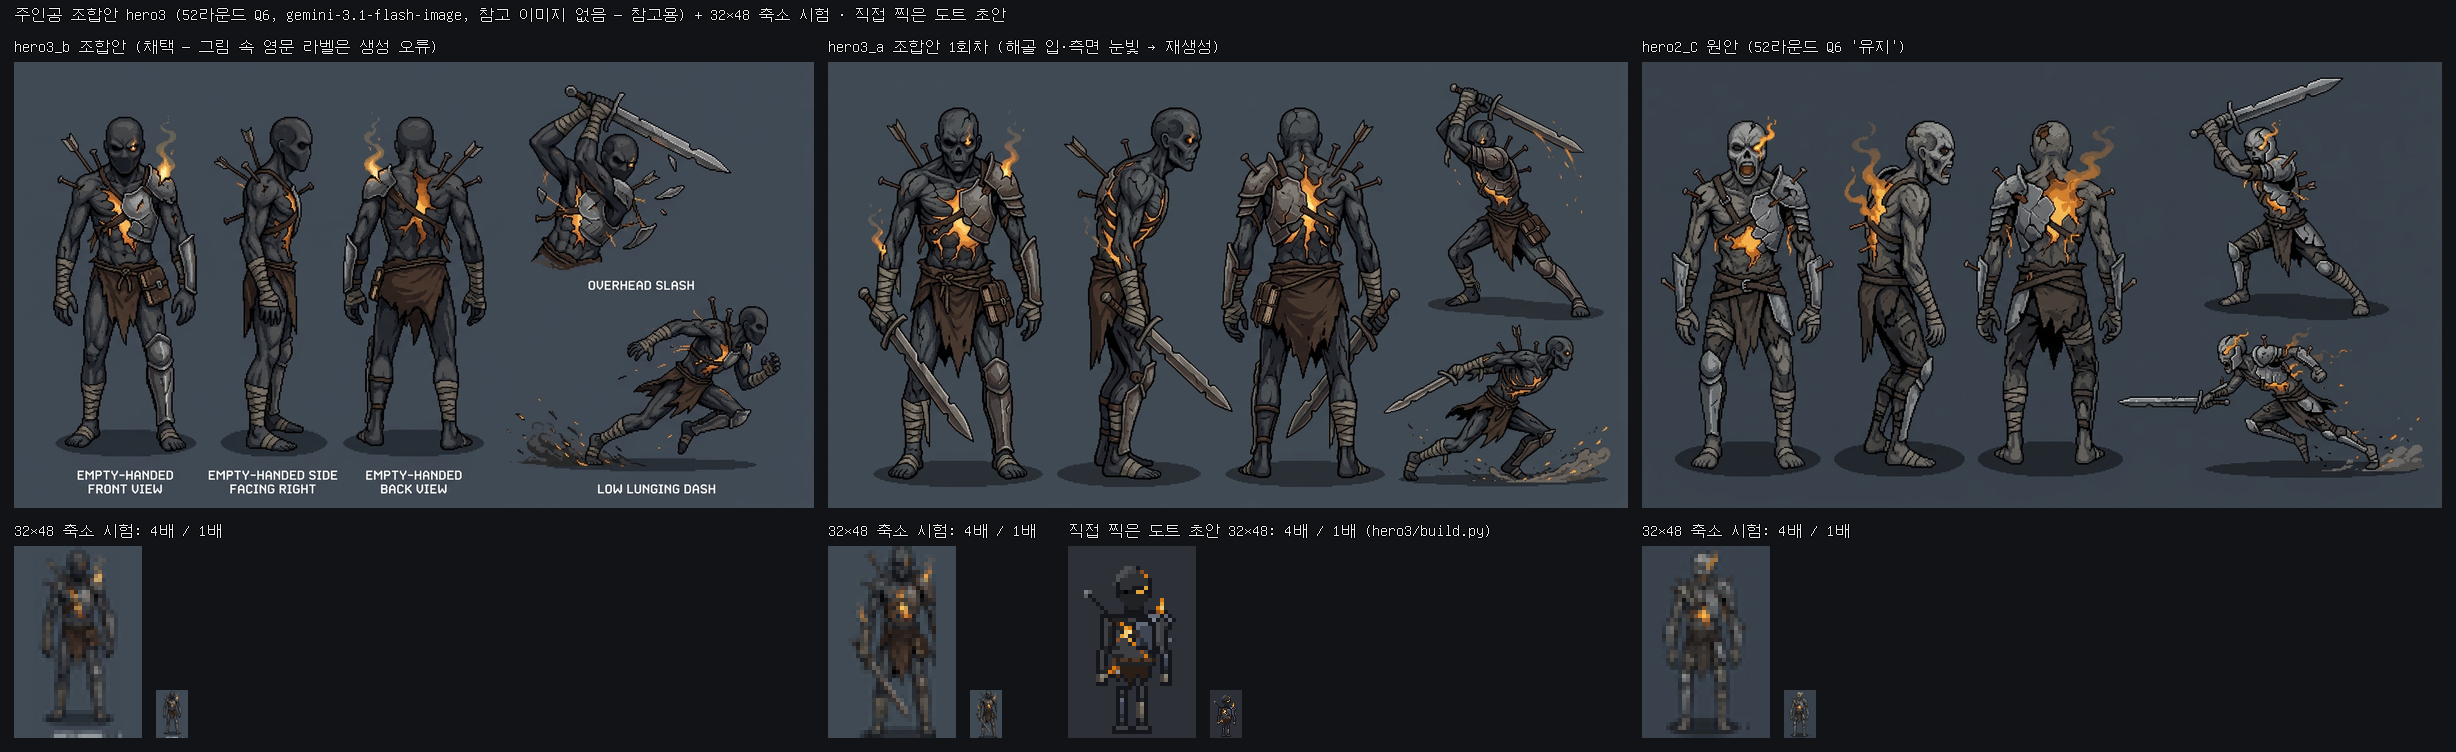

Here is the Python script that generated this plot:
#!/usr/bin/env python3
"""52라운드 Q6 주인공 조합안 hero3 미리보기 → preview_hero3.png (C 원안과 비교)

윗줄: hero3_b(채택) · hero3_a(1회차) · hero2_C(원안) 나란히 (원본 1376×768 → 축소)
오른쪽 아래: 직접 찍은 32×48 도트 초안(parts/art/work/hero3) 정면 대기 4배
아랫줄: 각 안 정면을 32×48 칸으로 줄인 판독성 시험(LANCZOS 축소 → 최근접 4배·1배).
  게임 도트가 아니다 — 실루엣·명도 덩어리가 32×48 에서 남는지 보는 용도.
사용: python3 preview_hero2.py
"""
import os
from PIL import Image, ImageDraw, ImageFont

HERE = os.path.dirname(os.path.abspath(__file__))
OUT = os.path.join(HERE, "preview_hero3.png")
FONT = None
for f in ["/usr/share/fonts/truetype/unifont/unifont.ttf", "/usr/share/fonts/opentype/unifont/unifont.otf",
          "/usr/share/fonts/truetype/nanum/NanumGothic.ttf"]:
    if os.path.exists(f):
        FONT = ImageFont.truetype(f, 16)
        break
FONT = FONT or ImageFont.load_default()
BG = (18, 19, 22)
OPTS = [("hero3_b 조합안 (채택 — 그림 속 영문 라벨은 생성 오류)", "concept_char/hero3_b.jpg"),
        ("hero3_a 조합안 1회차 (해골 입·측면 눈빛 → 재생성)", "concept_char/hero3_a.jpg"),
        ("hero2_C 원안 (52라운드 Q6 '유지')", "concept_char/hero2_C.jpg")]
FRONT = (40, 80, 340, 720)   # 세 시트 모두 정면 그림이 이 상자 안 (원본 좌표)
TW, TH, PAD, LAB = 800, 446, 14, 24


def label(d, x, y, t):
    for dx, dy in ((-1, 0), (1, 0), (0, -1), (0, 1)):
        d.text((x + dx, y + dy), t, font=FONT, fill=(0, 0, 0))
    d.text((x, y), t, font=FONT, fill=(235, 236, 237))


def sprite_test(im):
    fr = im.crop(FRONT)
    s = 48 / fr.height
    w = max(1, round(fr.width * s))
    small = fr.resize((w, 48), Image.LANCZOS)
    cell = Image.new("RGB", (32, 48), im.getpixel((8, 8)))
    cell.paste(small.crop(((w - 32) // 2, 0, (w - 32) // 2 + 32, 48)) if w > 32 else small, (max(0, (32 - w) // 2), 0))
    return cell


def main():
    W = PAD + 3 * (TW + PAD)
    H = LAB + PAD + LAB + TH + PAD + LAB + 48 * 4 + PAD
    sheet = Image.new("RGB", (W, H), BG)
    d = ImageDraw.Draw(sheet)
    label(d, PAD, 6, "주인공 조합안 hero3 (52라운드 Q6, gemini-3.1-flash-image, 참고 이미지 없음 — 참고용) + 32×48 축소 시험 · 직접 찍은 도트 초안")
    y = LAB + PAD
    for i, (name, p) in enumerate(OPTS):
        x = PAD + i * (TW + PAD)
        im = Image.open(os.path.join(HERE, p)).convert("RGB")
        label(d, x, y, name)
        sheet.paste(im.resize((TW, TH), Image.LANCZOS), (x, y + LAB))
        yy = y + LAB + TH + PAD
        label(d, x, yy, "32×48 축소 시험: 4배 / 1배")
        cell = sprite_test(im)
        sheet.paste(cell.resize((128, 192), Image.NEAREST), (x, yy + LAB))
        sheet.paste(cell, (x + 128 + PAD, yy + LAB + 192 - 48))
    # 직접 찍은 도트 초안 (hero3/build.py 결과 중 대기 정면)
    import sys
    sys.path.insert(0, os.path.join(HERE, "..", "hero3"))
    import build as hero3build
    f = hero3build.idle()[0]
    cell = Image.new("RGBA", f.size, (46, 48, 56, 255)); cell.alpha_composite(f)
    x = PAD + 1 * (TW + PAD) + 240
    yy = LAB + PAD + LAB + TH + PAD
    label(d, x, yy, "직접 찍은 도트 초안 32×48: 4배 / 1배 (hero3/build.py)")
    sheet.paste(cell.convert("RGB").resize((128, 192), Image.NEAREST), (x, yy + LAB))
    sheet.paste(cell.convert("RGB"), (x + 128 + PAD, yy + LAB + 192 - 48))
    sheet.save(OUT, optimize=True)
    print("wrote", OUT, sheet.size)


if __name__ == "__main__":
    main()
